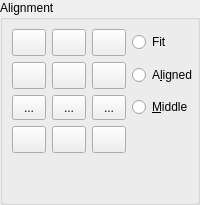
        <widget class="QGroupBox" name="bgAlignment">
         <property name="sizePolicy">
          <sizepolicy hsizetype="Preferred" vsizetype="Preferred">
           <horstretch>0</horstretch>
           <verstretch>0</verstretch>
          </sizepolicy>
         </property>
         <property name="minimumSize">
          <size>
           <width>0</width>
           <height>0</height>
          </size>
         </property>
         <property name="title">
          <string>Alignment</string>
         </property>
         <layout class="QGridLayout">
          <property name="leftMargin">
           <number>9</number>
          </property>
          <property name="topMargin">
           <number>9</number>
          </property>
          <property name="rightMargin">
           <number>0</number>
          </property>
          <property name="bottomMargin">
           <number>9</number>
          </property>
          <property name="horizontalSpacing">
           <number>6</number>
          </property>
          <item row="3" column="0">
           <widget class="QToolButton" name="bBL">
            <property name="sizePolicy">
             <sizepolicy hsizetype="Preferred" vsizetype="Fixed">
              <horstretch>0</horstretch>
              <verstretch>0</verstretch>
             </sizepolicy>
            </property>
            <property name="minimumSize">
             <size>
              <width>25</width>
              <height>25</height>
             </size>
            </property>
            <property name="toolTip">
             <string>Bottom Left</string>
            </property>
            <property name="text">
             <string/>
            </property>
            <property name="icon">
             <iconset resource="../../../../res/icons/icons.qrc">
              <normaloff>:/icons/text_align_bottomleft.svg</normaloff>:/icons/text_align_bottomleft.svg</iconset>
            </property>
            <property name="iconSize">
             <size>
              <width>20</width>
              <height>20</height>
             </size>
            </property>
            <property name="checkable">
             <bool>true</bool>
            </property>
           </widget>
          </item>
          <item row="3" column="1">
           <widget class="QToolButton" name="bBC">
            <property name="sizePolicy">
             <sizepolicy hsizetype="Preferred" vsizetype="Fixed">
              <horstretch>0</horstretch>
              <verstretch>0</verstretch>
             </sizepolicy>
            </property>
            <property name="minimumSize">
             <size>
              <width>25</width>
              <height>25</height>
             </size>
            </property>
            <property name="toolTip">
             <string>Bottom Center</string>
            </property>
            <property name="text">
             <string/>
            </property>
            <property name="icon">
             <iconset resource="../../../../res/icons/icons.qrc">
              <normaloff>:/icons/text_align_bottomcenter.svg</normaloff>:/icons/text_align_bottomcenter.svg</iconset>
            </property>
            <property name="iconSize">
             <size>
              <width>20</width>
              <height>20</height>
             </size>
            </property>
            <property name="checkable">
             <bool>true</bool>
            </property>
           </widget>
          </item>
          <item row="1" column="3">
           <widget class="QRadioButton" name="rbAligned">
            <property name="text">
             <string>A&amp;ligned</string>
            </property>
            <property name="autoExclusive">
             <bool>false</bool>
            </property>
           </widget>
          </item>
          <item row="1" column="2">
           <widget class="QToolButton" name="bMR">
            <property name="sizePolicy">
             <sizepolicy hsizetype="Preferred" vsizetype="Fixed">
              <horstretch>0</horstretch>
              <verstretch>0</verstretch>
             </sizepolicy>
            </property>
            <property name="minimumSize">
             <size>
              <width>25</width>
              <height>25</height>
             </size>
            </property>
            <property name="toolTip">
             <string>Middle Right</string>
            </property>
            <property name="text">
             <string/>
            </property>
            <property name="icon">
             <iconset resource="../../../../res/icons/icons.qrc">
              <normaloff>:/icons/text_align_middleright.svg</normaloff>:/icons/text_align_middleright.svg</iconset>
            </property>
            <property name="iconSize">
             <size>
              <width>20</width>
              <height>20</height>
             </size>
            </property>
            <property name="checkable">
             <bool>true</bool>
            </property>
           </widget>
          </item>
          <item row="0" column="3">
           <widget class="QRadioButton" name="rbFit">
            <property name="text">
             <string>Fit</string>
            </property>
            <property name="autoExclusive">
             <bool>false</bool>
            </property>
           </widget>
          </item>
          <item row="2" column="1">
           <widget class="QToolButton" name="bLC">
            <property name="sizePolicy">
             <sizepolicy hsizetype="Preferred" vsizetype="Fixed">
              <horstretch>0</horstretch>
              <verstretch>0</verstretch>
             </sizepolicy>
            </property>
            <property name="minimumSize">
             <size>
              <width>25</width>
              <height>25</height>
             </size>
            </property>
            <property name="toolTip">
             <string>Baseline Center</string>
            </property>
            <property name="text">
             <string>...</string>
            </property>
            <property name="icon">
             <iconset resource="../../../../res/icons/icons.qrc">
              <normaloff>:/icons/text_align_baselinecenter.svg</normaloff>:/icons/text_align_baselinecenter.svg</iconset>
            </property>
            <property name="iconSize">
             <size>
              <width>20</width>
              <height>20</height>
             </size>
            </property>
            <property name="checkable">
             <bool>true</bool>
            </property>
           </widget>
          </item>
          <item row="0" column="0">
           <widget class="QToolButton" name="bTL">
            <property name="sizePolicy">
             <sizepolicy hsizetype="Preferred" vsizetype="Fixed">
              <horstretch>0</horstretch>
              <verstretch>0</verstretch>
             </sizepolicy>
            </property>
            <property name="minimumSize">
             <size>
              <width>25</width>
              <height>25</height>
             </size>
            </property>
            <property name="toolTip">
             <string>Top Left</string>
            </property>
            <property name="text">
             <string/>
            </property>
            <property name="icon">
             <iconset resource="../../../../res/icons/icons.qrc">
              <normaloff>:/icons/text_align_topleft.svg</normaloff>:/icons/text_align_topleft.svg</iconset>
            </property>
            <property name="iconSize">
             <size>
              <width>20</width>
              <height>20</height>
             </size>
            </property>
            <property name="checkable">
             <bool>true</bool>
            </property>
           </widget>
          </item>
          <item row="2" column="3">
           <widget class="QRadioButton" name="rbMiddle">
            <property name="text">
             <string>&amp;Middle</string>
            </property>
            <property name="autoExclusive">
             <bool>false</bool>
            </property>
           </widget>
          </item>
          <item row="1" column="0">
           <widget class="QToolButton" name="bML">
            <property name="sizePolicy">
             <sizepolicy hsizetype="Preferred" vsizetype="Fixed">
              <horstretch>0</horstretch>
              <verstretch>0</verstretch>
             </sizepolicy>
            </property>
            <property name="minimumSize">
             <size>
              <width>25</width>
              <height>25</height>
             </size>
            </property>
            <property name="toolTip">
             <string>Middle Left</string>
            </property>
            <property name="text">
             <string/>
            </property>
            <property name="icon">
             <iconset resource="../../../../res/icons/icons.qrc">
              <normaloff>:/icons/text_align_middleleft.svg</normaloff>:/icons/text_align_middleleft.svg</iconset>
            </property>
            <property name="iconSize">
             <size>
              <width>20</width>
              <height>20</height>
             </size>
            </property>
            <property name="checkable">
             <bool>true</bool>
            </property>
           </widget>
          </item>
          <item row="2" column="2">
           <widget class="QToolButton" name="bLR">
            <property name="sizePolicy">
             <sizepolicy hsizetype="Preferred" vsizetype="Fixed">
              <horstretch>0</horstretch>
              <verstretch>0</verstretch>
             </sizepolicy>
            </property>
            <property name="minimumSize">
             <size>
              <width>25</width>
              <height>25</height>
             </size>
            </property>
            <property name="toolTip">
             <string>Baseline Right</string>
            </property>
            <property name="text">
             <string>...</string>
            </property>
            <property name="icon">
             <iconset resource="../../../../res/icons/icons.qrc">
              <normaloff>:/icons/text_align_baselineright.svg</normaloff>:/icons/text_align_baselineright.svg</iconset>
            </property>
            <property name="iconSize">
             <size>
              <width>20</width>
              <height>20</height>
             </size>
            </property>
            <property name="checkable">
             <bool>true</bool>
            </property>
           </widget>
          </item>
          <item row="0" column="1">
           <widget class="QToolButton" name="bTC">
            <property name="sizePolicy">
             <sizepolicy hsizetype="Preferred" vsizetype="Fixed">
              <horstretch>0</horstretch>
              <verstretch>0</verstretch>
             </sizepolicy>
            </property>
            <property name="minimumSize">
             <size>
              <width>25</width>
              <height>25</height>
             </size>
            </property>
            <property name="toolTip">
             <string>Top Center</string>
            </property>
            <property name="text">
             <string/>
            </property>
            <property name="icon">
             <iconset resource="../../../../res/icons/icons.qrc">
              <normaloff>:/icons/text_align_topcenter.svg</normaloff>:/icons/text_align_topcenter.svg</iconset>
            </property>
            <property name="iconSize">
             <size>
              <width>20</width>
              <height>20</height>
             </size>
            </property>
            <property name="checkable">
             <bool>true</bool>
            </property>
           </widget>
          </item>
          <item row="1" column="1">
           <widget class="QToolButton" name="bMC">
            <property name="sizePolicy">
             <sizepolicy hsizetype="Preferred" vsizetype="Fixed">
              <horstretch>0</horstretch>
              <verstretch>0</verstretch>
             </sizepolicy>
            </property>
            <property name="minimumSize">
             <size>
              <width>25</width>
              <height>25</height>
             </size>
            </property>
            <property name="toolTip">
             <string>Middle Center</string>
            </property>
            <property name="text">
             <string/>
            </property>
            <property name="icon">
             <iconset resource="../../../../res/icons/icons.qrc">
              <normaloff>:/icons/text_align_middlecenter.svg</normaloff>:/icons/text_align_middlecenter.svg</iconset>
            </property>
            <property name="iconSize">
             <size>
              <width>20</width>
              <height>20</height>
             </size>
            </property>
            <property name="checkable">
             <bool>true</bool>
            </property>
           </widget>
          </item>
          <item row="3" column="2">
           <widget class="QToolButton" name="bBR">
            <property name="sizePolicy">
             <sizepolicy hsizetype="Preferred" vsizetype="Fixed">
              <horstretch>0</horstretch>
              <verstretch>0</verstretch>
             </sizepolicy>
            </property>
            <property name="minimumSize">
             <size>
              <width>25</width>
              <height>25</height>
             </size>
            </property>
            <property name="toolTip">
             <string>Bottom Right</string>
            </property>
            <property name="text">
             <string/>
            </property>
            <property name="icon">
             <iconset resource="../../../../res/icons/icons.qrc">
              <normaloff>:/icons/text_align_bottomright.svg</normaloff>:/icons/text_align_bottomright.svg</iconset>
            </property>
            <property name="iconSize">
             <size>
              <width>20</width>
              <height>20</height>
             </size>
            </property>
            <property name="checkable">
             <bool>true</bool>
            </property>
           </widget>
          </item>
          <item row="2" column="0">
           <widget class="QToolButton" name="bLL">
            <property name="sizePolicy">
             <sizepolicy hsizetype="Preferred" vsizetype="Fixed">
              <horstretch>0</horstretch>
              <verstretch>0</verstretch>
             </sizepolicy>
            </property>
            <property name="minimumSize">
             <size>
              <width>25</width>
              <height>25</height>
             </size>
            </property>
            <property name="toolTip">
             <string>Baseline Left</string>
            </property>
            <property name="text">
             <string>...</string>
            </property>
            <property name="icon">
             <iconset resource="../../../../res/icons/icons.qrc">
              <normaloff>:/icons/text_align_baselineleft.svg</normaloff>:/icons/text_align_baselineleft.svg</iconset>
            </property>
            <property name="iconSize">
             <size>
              <width>20</width>
              <height>20</height>
             </size>
            </property>
            <property name="checkable">
             <bool>true</bool>
            </property>
           </widget>
          </item>
          <item row="0" column="2">
           <widget class="QToolButton" name="bTR">
            <property name="sizePolicy">
             <sizepolicy hsizetype="Preferred" vsizetype="Fixed">
              <horstretch>0</horstretch>
              <verstretch>0</verstretch>
             </sizepolicy>
            </property>
            <property name="minimumSize">
             <size>
              <width>25</width>
              <height>25</height>
             </size>
            </property>
            <property name="toolTip">
             <string>Top Right</string>
            </property>
            <property name="text">
             <string/>
            </property>
            <property name="icon">
             <iconset resource="../../../../res/icons/icons.qrc">
              <normaloff>:/icons/text_align_topright.svg</normaloff>:/icons/text_align_topright.svg</iconset>
            </property>
            <property name="iconSize">
             <size>
              <width>20</width>
              <height>20</height>
             </size>
            </property>
            <property name="checkable">
             <bool>true</bool>
            </property>
           </widget>
          </item>
          <item row="5" column="2">
           <spacer name="verticalSpacer">
            <property name="orientation">
             <enum>Qt::Vertical</enum>
            </property>
            <property name="sizeHint" stdset="0">
             <size>
              <width>20</width>
              <height>40</height>
             </size>
            </property>
           </spacer>
          </item>
         </layout>
        </widget>
